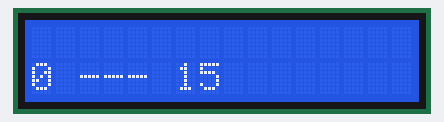
The sketch below on a simulated Arduino Uno, built with avr-gcc and run on an emulated ATmega328P. Parts: 16×2 character LCD.

Above: at 1.2 s.
At 6.2 s:
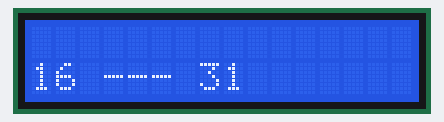
At 11.3 s:
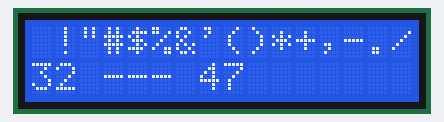
At 16.3 s:
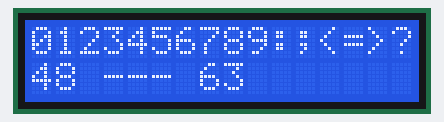
At 26.3 s:
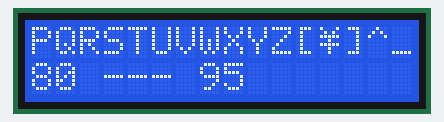
At 36.4 s:
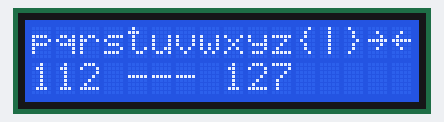

The sketch:

scanner.ino
```cpp
//YWROBOT
//Compatible with the Arduino IDE 1.0
//Library version:1.1
#include <Wire.h>
#include <LiquidCrystal_I2C.h>

LiquidCrystal_I2C lcd(0x3F,16,2);  // set the LCD address to 0x27 for a 16 chars and 2 line display

char a[17];
char info[30];

void setup()
{
  lcd.init();                      // initialize the lcd
  lcd.init();
  // Print a message to the LCD.
  lcd.backlight();
  //lcd.autoscroll();
  lcd.setCursor(0, 0);
  lcd.print("Test ASCII:");
  delay(1000);
  lcd.clear();
  a[16]=0;

}

void loop()
{
  for(byte i=0; i<256; i++)
  {
    a[i%16] = i;
    if(i%16 == 15)
    {
      lcd.print(a);
      lcd.setCursor(0, 1);
      sprintf(info, "%d --- %d", i-15, i);
      lcd.print(info);
      lcd.setCursor(0, 0);

      delay(5000);
      lcd.clear();
    }

  }

}
```

Measured:
- what the display in image 0 shows lasts 5.0 s, from 1.2 s to 6.2 s
